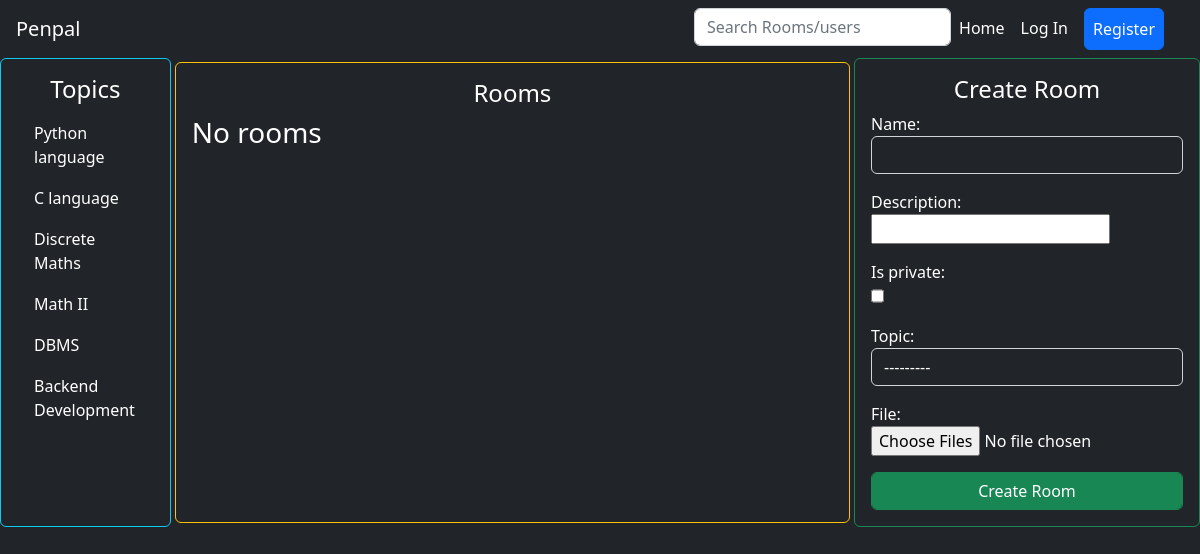
/?t=DBMS, run on the app's committed database.
### base/models.py (models this page shows)
class Topic(models.Model):
    name = models.CharField(max_length=50)
    def __str__(self):
        return self.name

### base/views.py (the view, shortened to what this page needs)
# urls.py: path('',index,name='index'),
def index(request):
    context = {}
    rooms = ''
    if request.GET:
        t = request.GET.get('t')
        s = request.GET.get('s')
        if t:
            rooms = Room.objects.filter(Q(topic__name__icontains = t)).exclude(is_private = True)
    else:
        rooms = Room.objects.all().exclude(is_private=True)
    context['rooms'] = rooms
    context['creation_form'] = RoomCreationForm()
    context['file_form'] = RoomFileForm()
    context['topics'] = Topic.objects.all()
    return render(request,"index.html",context)

### base/forms.py
class RoomCreationForm(forms.ModelForm):
    class Meta:
        model = Room
        fields = ('name','description','is_private','topic',)
        widgets = {
            'name': forms.TextInput(attrs={'class':'bg-dark text-white form-control'}),
            'description': MDEWidget(attrs={'class':'bg-dark text-white form-control'}),
            'is_private': forms.CheckboxInput(attrs={'class':'form-check',}),
            'topic': forms.Select(attrs={'class':'form-control text-white bg-dark'}),
        }

class RoomFileForm(forms.ModelForm):
    file = forms.FileField(required=False,widget=ClearableMultipleFileInput())
    class Meta:
        model = RoomFile
        fields = ['file']

### base/widgets.py (called while the page is built)
    def is_initial(self, value):
        return bool(value)

### base/templates/index.html (shortened to what this page needs)
{% extends 'layout.html' %}
{% block body %}
<div style="display: grid; grid-template-columns: 1fr 4fr 1fr;">
    <div class="border rounded border-info list-group p-3">
        <h4 class="text-center">Topics</h4>
        {% for topic in topics %}
        <a href="{% url 'index' %}?t={{topic.name}}" class="list-group-item list-group-item-action bg-dark text-white border-dark">
            {{ topic.name }}
        </a>
        {% endfor %}
    </div>
    <div class="border rounded border-warning list-group p-3 m-1">
        <h4 class="text-center">Rooms</h4>
        {% include "base/rooms.html" %}
    </div>
    <div class="container border rounded border-success p-3">
        <h4 class="text-center">Create Room</h4>
        <form action="{% url 'create_room' %}" method="post">
            {{ creation_form.as_p }}
            {{ file_form.as_p }}
            <input type="submit" class="btn btn-success form-control" value="Create Room">
        </form>
    </div>
</div>
{% endblock %}

### data on the page
Topic: name "Python language"
Topic: name "C language"
Topic: name "Discrete Maths"
Topic: name "Math II"
Topic: name "DBMS"
Topic: name "Backend Development"

### other printed values
{{ file_form.as_p }} "File:"
